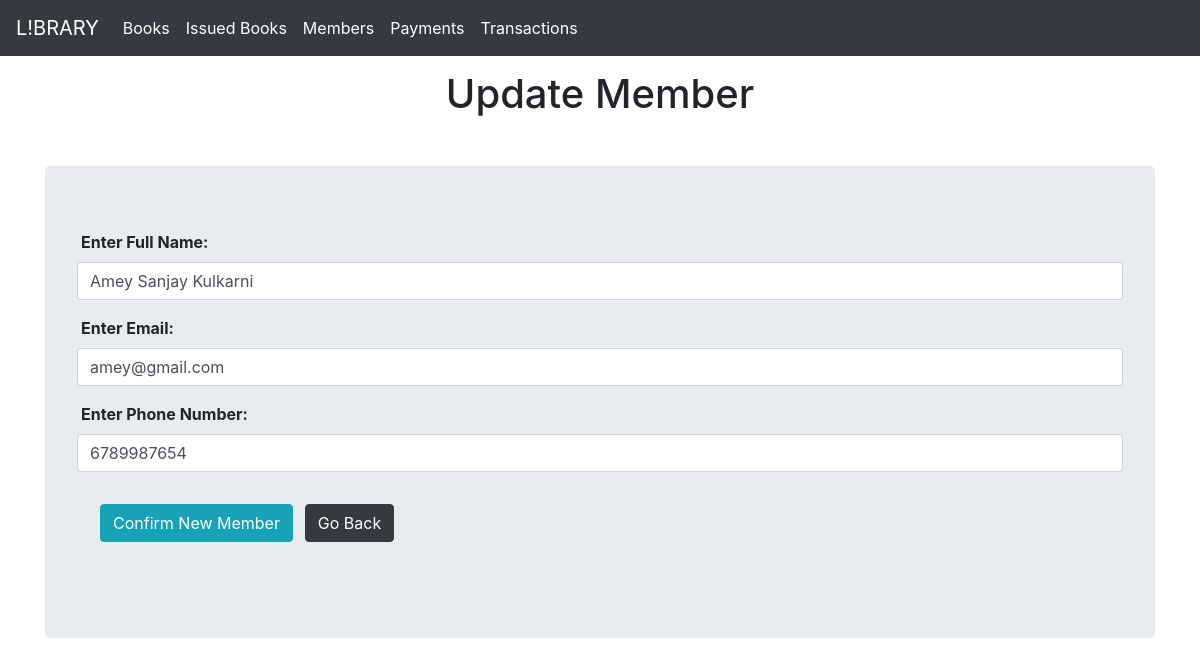
Screenshot of /update_member/2 with the database file from the repository.
### Library/models.py (models this page shows)
class Member(db.Model):
    id = db.Column(db.Integer, primary_key=True)
    fullname = db.Column(db.String(100))
    email = db.Column(db.String(100))
    phone = db.Column(db.String(13))
    debt = db.Column(db.Integer)
    has_book = db.Column(db.Boolean, default=False )

### Library/members.py (the view, shortened to what this page needs)
@members.route('/update_member/<int:id>', methods=['GET', 'POST'])
def update_member(id):
    member = Member.query.get(id)
    return render_template('member_update_form.html', data=member)

### Library/templates/member_update_form.html (shortened to what this page needs)
{% extends 'base.html' %}
{% block body %}
<div class="container my-4" style="text-align:center ;">
    <h1>Update Member</h1>
</div>
    <div class="container my-5 jumbotron" style="width:100%; font-weight:bold;">
        <form action="/update_member/{{data.id}}" method="POST">
            <div class="form-group">
              <label class="mx-1" for="member_fullname">Enter Full Name: </label>
              <input type="text" class="form-control mr-sm-2" style="width:100%" name="member_fullname" value="{{data.fullname}}" id="member_fullname" autocomplete="off" required>
            </div>
            <div class="form-group">
              <label class="mx-1 " for="member_email">Enter Email: </label>
              <input type="email" class="form-control mr-sm-2" style="width:100%" name="member_email" value="{{data.email}}" id="member_email" autocomplete="off" required>
            </div>
            <div class="form-group">
              <label class="mx-1 " for="member_phone">Enter Phone Number: </label>
              <input type="tel" class="form-control mr-sm-2" style="width:100%" name="member_phone" value="{{data.phone}}" id="member_phone" autocomplete="off" required>
            </div>
            <div class="container my-3">
              <input type="submit" value="Confirm New Member" class="btn btn-info mx-2 my-3" >
              <a href="/member_list" class="btn btn-dark my-3 ">Go Back</a>
          </div>
          </form>
    </div>
{% endblock %}

### rows the page displays
Member: member_fullname "Amey Sanjay Kulkarni", member_email "amey@gmail.com", member_phone "6789987654"
